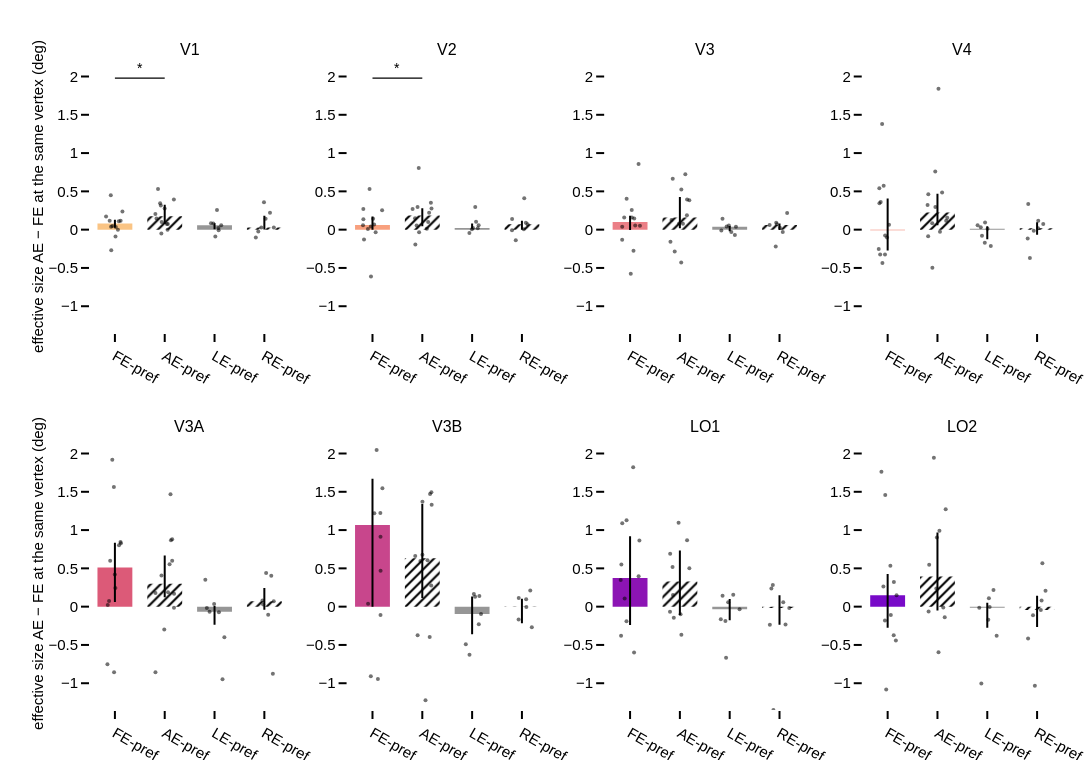

Write notebook code for a chart like this one.
### Markdown cell above
## Figure 5 — Ocular dominance: do the AE pRFs differ more where the AE does not dominate?

At each vertex, difference of effective pRF size AE − FE (same vertex, both pRFs within 0.5-6°), weighted median over the vertices preferring the FE (OD > 0, solid) and over those preferring the AE (OD < 0, hatched). Controls: RE − LE in the vertices preferring LE / RE. 0 = same size through both eyes. Tests: each bar vs 0 (Wilcoxon) and FE-preferring vs AE-preferring (paired Wilcoxon), FDR over the ROIs.

**Caveat.** The OD and the pRFs come from the same runs. A vertex where the AE response is weak is more likely to prefer the FE **and** to have a noisier AE pRF: part of a difference between the two subsets can come from this. The pRF R² is not split by OD for this reason (a vertex preferring an eye has, by construction, a stronger response to it). The table also gives the position shift between the eyes in each subset, and the correlation across amblyopes between the ROI OD index and the AE − FE differences.

### Code cell
rows = []
for roi in rois:
    for g in ['patient', 'control']:
        d = df[(df.roi == roi) & (df.group == g)]
        rows.append({'roi': roi, 'group': g, 'dsize_FEpref': d.dsize_FEpref.median(), 'dsize_AEpref': d.dsize_AEpref.median(),
                     'p_FEpref_vs0': wilcoxon_p(d.dsize_FEpref), 'p_AEpref_vs0': wilcoxon_p(d.dsize_AEpref),
                     'p_FEpref_vs_AEpref': wilcoxon_p(d.dsize_FEpref, d.dsize_AEpref),
                     'shift_FEpref': d.shift_FEpref.median(), 'shift_AEpref': d.shift_AEpref.median(),
                     'p_shift': wilcoxon_p(d.shift_FEpref, d.shift_AEpref),
                     'n_FEpref': d.n_FEpref.median(), 'n_AEpref': d.n_AEpref.median()})
s_od = pd.DataFrame(rows)
for col in ['p_FEpref_vs0', 'p_AEpref_vs0', 'p_FEpref_vs_AEpref', 'p_shift']:
    s_od[col + '_fdr'] = s_od.groupby('group')[col].transform(lambda p: bh_fdr(p.values))
s_od = s_od.set_index(['group', 'roi'])
show(s_od)

# figure: amblyopes and controls, size difference in each OD subset
s_star = s_od.loc['patient']
fig_conds = [('FE-pref', 'dsize_FEpref', 'patient', None, ''), ('AE-pref', 'dsize_AEpref', 'patient', None, '/'),
             ('LE-pref', 'dsize_FEpref', 'control', ctrl_color, ''), ('RE-pref', 'dsize_AEpref', 'control', ctrl_color, '/')]
bar_panel(fig_conds, [(0, 1, 'p_FEpref_vs_AEpref_fdr', s_star)], 'effective size AE − FE at the same vertex (deg)', 'retino_fig5_od_size')

# across amblyopes: ROI OD index vs AE - FE differences
pat = df[df.group == 'patient'].copy()
pat['d_rsq'], pat['d_size'] = pat.rsq_AE - pat.rsq_FE, pat.size_AE - pat.size_FE
rows = []
for roi in rois:
    d = pat[pat.roi == roi]
    r = {'roi': roi}
    for meas in ['d_rsq', 'd_size', 'shift_rel']:
        ok = d[['od_index', meas]].dropna()
        rho, p = stats.spearmanr(ok.od_index, ok[meas]) if len(ok) > 3 else (np.nan, np.nan)
        r['rho_OD_' + meas], r['p_' + meas] = rho, p
    rows.append(r)
print('\nAmblyopes, Spearman across subjects: ROI OD index vs AE − FE R², AE − FE size at 2°, relative pRF shift (uncorrected)')
show(pd.DataFrame(rows).set_index('roi'))

### Figure 1 — Plotly figure (JSON) as saved in the notebook; plotly's stock layout.template omitted (floating-point values rounded to 4 significant figures)
{"data": [{"error_y": {"array": [0.05173], "arrayminus": [0.05316], "color": "black", "thickness": 2, "type": "data", "width": 0}, "marker": {"color": "rgb(250, 196, 132)", "pattern": {"bgcolor": "rgba(0,0,0,0)", "fgcolor": "black", "shape": "", "size": 7}}, "showlegend": false, "type": "bar", "width": 0.7, "x": [0], "xaxis": "x", "y": [0.07901], "yaxis": "y"}, {"marker": {"color": "rgba(0,0,0,0.55)", "size": 4}, "mode": "markers", "showlegend": false, "type": "scatter", "x": [-0.07699, -0.05035, 0.07811, -0.07326, 0.01186, 0.06053, 0.1143, -0.08258, -0.1775, -0.1052, 0.01838, 0.1511], "xaxis": "x", "y": [0.03734, 0.04729, 0.1107, -0.2686, -0.09045, -0.002506, 0.1175, 0.4491, 0.1704, 0.1148, 0.0353, 0.2384], "yaxis": "y"}, {"error_y": {"array": [0.1493], "arrayminus": [0.1003], "color": "black", "thickness": 2, "type": "data", "width": 0}, "marker": {"color": "rgb(250, 196, 132)", "pattern": {"bgcolor": "rgba(0,0,0,0)", "fgcolor": "black", "shape": "/", "size": 7}}, "showlegend": false, "type": "bar", "width": 0.7, "x": [1], "xaxis": "x", "y": [0.1748], "yaxis": "y"}, {"marker": {"color": "rgba(0,0,0,0.55)", "size": 4}, "mode": "markers", "showlegend": false, "type": "scatter", "x": [1.063, 1.043, 0.8127, 0.9992, 0.9324, 0.939, 1.184, 0.8654, 0.8353, 0.922, 1.057, 0.9078], "xaxis": "x", "y": [0.07474, 0.07381, 0.2039, 0.2758, -0.05085, 0.1003, 0.3948, 0.5296, 0.1456, 0.3168, -0.000728, 0.3458], "yaxis": "y"}, {"error_y": {"array": [0.02597], "arrayminus": [0.04967], "color": "black", "thickness": 2, "type": "data", "width": 0}, "marker": {"color": "rgb(150,150,150)", "pattern": {"bgcolor": "rgba(0,0,0,0)", "fgcolor": "black", "shape": "", "size": 7}}, "showlegend": false, "type": "bar", "width": 0.7, "x": [2], "xaxis": "x", "y": [0.05609], "yaxis": "y"}, {"marker": {"color": "rgba(0,0,0,0.55)", "size": 4}, "mode": "markers", "showlegend": false, "type": "scatter", "x": [2.082, 2.078, 1.975, 2.134, 1.93, 2.049, 2.016], "xaxis": "x", "y": [-0.008312, 0.02117, 0.08195, 0.05609, 0.08219, 0.2558, -0.08995], "yaxis": "y"}, {"error_y": {"array": [0.1536], "arrayminus": [0.02631], "color": "black", "thickness": 2, "type": "data", "width": 0}, "marker": {"color": "rgb(150,150,150)", "pattern": {"bgcolor": "rgba(0,0,0,0)", "fgcolor": "black", "shape": "/", "size": 7}}, "showlegend": false, "type": "bar", "width": 0.7, "x": [3], "xaxis": "x", "y": [0.02792], "yaxis": "y"}, {"marker": {"color": "rgba(0,0,0,0.55)", "size": 4}, "mode": "markers", "showlegend": false, "type": "scatter", "x": [2.829, 2.939, 3.025, 3.19, 3.113, 2.992, 2.879], "xaxis": "x", "y": [-0.1027, 0.02792, 0.1409, 0.02745, 0.2222, 0.3583, -0.02423], "yaxis": "y"}, {"error_y": {"array": [0.1105], "arrayminus": [0.0624], "color": "black", "thickness": 2, "type": "data", "width": 0}, "marker": {"color": "rgb(248, 160, 126)", "pattern": {"bgcolor": "rgba(0,0,0,0)", "fgcolor": "black", "shape": "", "size": 7}}, "showlegend": false, "type": "bar", "width": 0.7, "x": [0], "xaxis": "x2", "y": [0.06104], "yaxis": "y2"}, {"marker": {"color": "rgba(0,0,0,0.55)", "size": 4}, "mode": "markers", "showlegend": false, "type": "scatter", "x": [-0.09202, -0.183, 0.03263, -0.03031, 0.06342, 0.01259, -0.03329, -0.05919, -0.1838, 0.1932, -0.1699, -0.1898], "xaxis": "x2", "y": [0.009161, 0.1344, 0.06586, -0.611, -0.03294, 0.1439, 0.04006, 0.5325, 0.2693, 0.2546, -0.1275, 0.05623], "yaxis": "y2"}, {"error_y": {"array": [0.09498], "arrayminus": [0.142], "color": "black", "thickness": 2, "type": "data", "width": 0}, "marker": {"color": "rgb(248, 160, 126)", "pattern": {"bgcolor": "rgba(0,0,0,0)", "fgcolor": "black", "shape": "/", "size": 7}}, "showlegend": false, "type": "bar", "width": 0.7, "x": [1], "xaxis": "x2", "y": [0.1856], "yaxis": "y2"}, {"marker": {"color": "rgba(0,0,0,0.55)", "size": 4}, "mode": "markers", "showlegend": false, "type": "scatter", "x": [0.8861, 0.8545, 1.118, 0.8607, 0.936, 0.8053, 1.173, 0.9284, 1.137, 1.185, 1.091, 0.9043], "xaxis": "x2", "y": [0.05437, 0.149, 0.1013, -0.1924, -0.03341, 0.2699, 0.3524, 0.8055, 0.2221, 0.2756, 0.01102, 0.2952], "yaxis": "y2"}, {"error_y": {"array": [0.05979], "arrayminus": [0.009193], "color": "black", "thickness": 2, "type": "data", "width": 0}, "marker": {"color": "rgb(150,150,150)", "pattern": {"bgcolor": "rgba(0,0,0,0)", "fgcolor": "black", "shape": "", "size": 7}}, "showlegend": false, "type": "bar", "width": 0.7, "x": [2], "xaxis": "x2", "y": [0.02045], "yaxis": "y2"}, {"marker": {"color": "rgba(0,0,0,0.55)", "size": 4}, "mode": "markers", "showlegend": false, "type": "scatter", "x": [1.997, 2.113, 2.079, 2.131, 2.018, 2.063, 1.945], "xaxis": "x2", "y": [0.003668, 0.01885, 0.1044, 0.05607, 0.02045, 0.2973, -0.04333], "yaxis": "y2"}, {"error_y": {"array": [0.04441], "arrayminus": [0.07206], "color": "black", "thickness": 2, "type": "data", "width": 0}, "marker": {"color": "rgb(150,150,150)", "pattern": {"bgcolor": "rgba(0,0,0,0)", "fgcolor": "black", "shape": "/", "size": 7}}, "showlegend": false, "type": "bar", "width": 0.7, "x": [3], "xaxis": "x2", "y": [0.07046], "yaxis": "y2"}, {"marker": {"color": "rgba(0,0,0,0.55)", "size": 4}, "mode": "markers", "showlegend": false, "type": "scatter", "x": [2.877, 3.079, 2.801, 3.114, 2.803, 3.047, 3.038], "xaxis": "x2", "y": [-0.1374, 0.09006, -0.00731, 0.07046, 0.1397, 0.4087, 0.00411], "yaxis": "y2"}, {"error_y": {"array": [0.08199], "arrayminus": [0.1055], "color": "black", "thickness": 2, "type": "data", "width": 0}, "marker": {"color": "rgb(235, 127, 134)", "pattern": {"bgcolor": "rgba(0,0,0,0)", "fgcolor": "black", "shape": "", "size": 7}}, "showlegend": false, "type": "bar", "width": 0.7, "x": [0], "xaxis": "x3", "y": [0.1009], "yaxis": "y3"}, {"marker": {"color": "rgba(0,0,0,0.55)", "size": 4}, "mode": "markers", "showlegend": false, "type": "scatter", "x": [-0.1578, 0.03688, 0.1031, 0.0144, 0.0691, 0.08347, -0.1176, 0.1706, -0.06898, 0.03348, -0.1587, 0.1986], "xaxis": "x3", "y": [0.03794, 0.1582, 0.05498, -0.5754, -0.2767, 0.1469, 0.1573, 0.8576, 0.4036, 0.257, -0.1321, 0.05133], "yaxis": "y3"}, {"error_y": {"array": [0.2695], "arrayminus": [0.1379], "color": "black", "thickness": 2, "type": "data", "width": 0}, "marker": {"color": "rgb(235, 127, 134)", "pattern": {"bgcolor": "rgba(0,0,0,0)", "fgcolor": "black", "shape": "/", "size": 7}}, "showlegend": false, "type": "bar", "width": 0.7, "x": [1], "xaxis": "x3", "y": [0.1576], "yaxis": "y3"}, {"marker": {"color": "rgba(0,0,0,0.55)", "size": 4}, "mode": "markers", "showlegend": false, "type": "scatter", "x": [1.062, 0.9847, 1.026, 0.8109, 0.896, 1.19, 0.8324, 0.8567, 1.029, 1.11, 1.141, 1.144], "xaxis": "x3", "y": [0.07854, 0.07976, -0.4281, -0.1568, -0.2862, 0.3848, 0.127, 0.6632, 0.5254, 0.723, 0.1883, 0.3944], "yaxis": "y3"}, {"error_y": {"array": [0.01119], "arrayminus": [0.05668], "color": "black", "thickness": 2, "type": "data", "width": 0}, "marker": {"color": "rgb(150,150,150)", "pattern": {"bgcolor": "rgba(0,0,0,0)", "fgcolor": "black", "shape": "", "size": 7}}, "showlegend": false, "type": "bar", "width": 0.7, "x": [2], "xaxis": "x3", "y": [0.03725], "yaxis": "y3"}, {"marker": {"color": "rgba(0,0,0,0.55)", "size": 4}, "mode": "markers", "showlegend": false, "type": "scatter", "x": [2.104, 1.939, 2.033, 2.125, 1.856, 1.833, 1.983], "xaxis": "x3", "y": [-0.06972, 0.04153, -0.02912, 0.03725, 0.1423, -0.009742, 0.05535], "yaxis": "y3"}, {"error_y": {"array": [0.01774], "arrayminus": [0.06555], "color": "black", "thickness": 2, "type": "data", "width": 0}, "marker": {"color": "rgb(150,150,150)", "pattern": {"bgcolor": "rgba(0,0,0,0)", "fgcolor": "black", "shape": "/", "size": 7}}, "showlegend": false, "type": "bar", "width": 0.7, "x": [3], "xaxis": "x3", "y": [0.06233], "yaxis": "y3"}, {"marker": {"color": "rgba(0,0,0,0.55)", "size": 4}, "mode": "markers", "showlegend": false, "type": "scatter", "x": [2.924, 2.801, 3.007, 2.949, 3.153, 2.934, 3.065], "xaxis": "x3", "y": [-0.2188, 0.06233, 0.02411, 0.06996, 0.2182, 0.09019, -0.03056], "yaxis": "y3"}, {"error_y": {"array": [0.414], "arrayminus": [0.2643], "color": "black", "thickness": 2, "type": "data", "width": 0}, "marker": {"color": "rgb(240, 120, 100)", "pattern": {"bgcolor": "rgba(0,0,0,0)", "fgcolor": "black", "shape": "", "size": 7}}, "showlegend": false, "type": "bar", "width": 0.7, "x": [0], "xaxis": "x4", "y": [-0.006451], "yaxis": "y4"}, {"marker": {"color": "rgba(0,0,0,0.55)", "size": 4}, "mode": "markers", "showlegend": false, "type": "scatter", "x": [0.02723, -0.08013, -0.01296, -0.05294, -0.105, -0.1648, -0.1792, -0.1109, -0.1667, -0.1397, -0.15, -0.05068], "xaxis": "x4", "y": [0.06366, 0.5745, -0.1021, -0.3234, -0.4369, 0.3454, -0.2532, 1.38, 0.5423, 0.3627, -0.3236, -0.07657], "yaxis": "y4"}, {"error_y": {"array": [0.2435], "arrayminus": [0.1684], "color": "black", "thickness": 2, "type": "data", "width": 0}, "marker": {"color": "rgb(240, 120, 100)", "pattern": {"bgcolor": "rgba(0,0,0,0)", "fgcolor": "black", "shape": "/", "size": 7}}, "showlegend": false, "type": "bar", "width": 0.7, "x": [1], "xaxis": "x4", "y": [0.2252], "yaxis": "y4"}, {"marker": {"color": "rgba(0,0,0,0.55)", "size": 4}, "mode": "markers", "showlegend": false, "type": "scatter", "x": [0.8953, 0.8018, 0.8132, 1.196, 0.8981, 0.8163, 1.05, 1.021, 0.9555, 1.093, 1.175, 0.9585], "xaxis": "x4", "y": [0.08463, 0.3228, -0.08737, 0.1547, -0.4973, 0.4627, -0.02675, 1.839, 0.7582, 0.4867, 0.1152, 0.2957], "yaxis": "y4"}, {"error_y": {"array": [0.03099], "arrayminus": [0.1398], "color": "black", "thickness": 2, "type": "data", "width": 0}, "marker": {"color": "rgb(150,150,150)", "pattern": {"bgcolor": "rgba(0,0,0,0)", "fgcolor": "black", "shape": "", "size": 7}}, "showlegend": false, "type": "bar", "width": 0.7, "x": [2], "xaxis": "x4", "y": [0.01295], "yaxis": "y4"}, {"marker": {"color": "rgba(0,0,0,0.55)", "size": 4}, "mode": "markers", "showlegend": false, "type": "scatter", "x": [1.95, 2.006, 1.894, 1.87, 1.955, 2.071, 1.806], "xaxis": "x4", "y": [-0.1725, 0.01295, -0.08115, 0.03141, 0.09187, -0.2151, 0.05647], "yaxis": "y4"}, {"error_y": {"array": [0.07705], "arrayminus": [0.08379], "color": "black", "thickness": 2, "type": "data", "width": 0}, "marker": {"color": "rgb(150,150,150)", "pattern": {"bgcolor": "rgba(0,0,0,0)", "fgcolor": "black", "shape": "/", "size": 7}}, "showlegend": false, "type": "bar", "width": 0.7, "x": [3], "xaxis": "x4", "y": [0.01805], "yaxis": "y4"}, {"marker": {"color": "rgba(0,0,0,0.55)", "size": 4}, "mode": "markers", "showlegend": false, "type": "scatter", "x": [2.855, 3.123, 2.933, 3.024, 2.822, 3.02, 2.811], "xaxis": "x4", "y": [-0.371, 0.07437, -0.01443, 0.1158, 0.3357, 0.01805, -0.1171], "yaxis": "y4"}, {"error_y": {"array": [0.3224], "arrayminus": [0.451], "color": "black", "thickness": 2, "type": "data", "width": 0}, "marker": {"color": "rgb(220, 90, 120)", "pattern": {"bgcolor": "rgba(0,0,0,0)", "fgcolor": "black", "shape": "", "size": 7}}, "showlegend": false, "type": "bar", "width": 0.7, "x": [0], "xaxis": "x5", "y": [0.5109], "yaxis": "y5"}, {"marker": {"color": "rgba(0,0,0,0.55)", "size": 4}, "mode": "markers", "showlegend": false, "type": "scatter", "x": [-0.1171, -0.02084, 0.009525, -0.1499, -0.01639, 0.1122, 0.08231, -0.05237, -0.001542, 0.1196, -0.09473, -0.1439], "xaxis": "x5", "y": [0.07257, 1.564, 0.2443, -0.7532, -0.8581, 0.8446, 0.8014, 1.92, 0.421, 0.8296, 0.6008, 0.02212], "yaxis": "y5"}, {"error_y": {"array": [0.3686], "arrayminus": [0.1754], "color": "black", "thickness": 2, "type": "data", "width": 0}, "marker": {"color": "rgb(220, 90, 120)", "pattern": {"bgcolor": "rgba(0,0,0,0)", "fgcolor": "black", "shape": "/", "size": 7}}, "showlegend": false, "type": "bar", "width": 0.7, "x": [1], "xaxis": "x5", "y": [0.2984], "yaxis": "y5"}, {"marker": {"color": "rgba(0,0,0,0.55)", "size": 4}, "mode": "markers", "showlegend": false, "type": "scatter", "x": [1.188, 1.149, 1.15, 0.9909, 0.8141, 1.097, 1.116, 1.186, 0.8143, 1.125, 0.9347, 1.067], "xaxis": "x5", "y": [0.1691, 0.8815, 0.6007, -0.2988, -0.8565, 0.554, 1.467, -0.01538, 0.1783, 0.8661, 0.4075, 0.1894], "yaxis": "y5"}, {"error_y": {"array": [0.07588], "arrayminus": [0.169], "color": "black", "thickness": 2, "type": "data", "width": 0}, "marker": {"color": "rgb(150,150,150)", "pattern": {"bgcolor": "rgba(0,0,0,0)", "fgcolor": "black", "shape": "", "size": 7}}, "showlegend": false, "type": "bar", "width": 0.7, "x": [2], "xaxis": "x5", "y": [-0.0677], "yaxis": "y5"}, {"marker": {"color": "rgba(0,0,0,0.55)", "size": 4}, "mode": "markers", "showlegend": false, "type": "scatter", "x": [2.16, 1.901, 2.197, 1.815, 1.846, 1.992, 2.088], "xaxis": "x5", "y": [-0.9473, -0.0677, -0.4001, 0.3508, -0.01847, 0.03482, -0.07344], "yaxis": "y5"}, {"error_y": {"array": [0.1725], "arrayminus": [0.109], "color": "black", "thickness": 2, "type": "data", "width": 0}, "marker": {"color": "rgb(150,150,150)", "pattern": {"bgcolor": "rgba(0,0,0,0)", "fgcolor": "black", "shape": "/", "size": 7}}, "showlegend": false, "type": "bar", "width": 0.7, "x": [3], "xaxis": "x5", "y": [0.06994], "yaxis": "y5"}, {"marker": {"color": "rgba(0,0,0,0.55)", "size": 4}, "mode": "markers", "showlegend": false, "type": "scatter", "x": [3.171, 3.139, 3.188, 2.977, 2.963, 3.036, 3.077], "xaxis": "x5", "y": [-0.8774, 0.4034, 0.06994, 0.02895, 0.08159, 0.4401, -0.1072], "yaxis": "y5"}, {"error_y": {"array": [0.6052], "arrayminus": [1.066], "color": "black", "thickness": 2, "type": "data", "width": 0}, "marker": {"color": "rgb(200, 70, 140)", "pattern": {"bgcolor": "rgba(0,0,0,0)", "fgcolor": "black", "shape": "", "size": 7}}, "showlegend": false, "type": "bar", "width": 0.7, "x": [0], "xaxis": "x6", "y": [1.066], "yaxis": "y6"}, {"marker": {"color": "rgba(0,0,0,0.55)", "size": 4}, "mode": "markers", "showlegend": false, "type": "scatter", "x": [0.1612, 0.03681, 0.1624, -0.03373, 0.1085, 0.1992, -0.1685, 0.0829, 0.1613, 0.1578, 0.1491, -0.0885], "xaxis": "x6", "y": [-0.11, 1.22, 0.468, -0.9087, -0.9443, 1.547, 2.249, 2.046, 0.9123, 1.223, 4.355, 0.03711], "yaxis": "y6"}, {"error_y": {"array": [0.708], "arrayminus": [0.5197], "color": "black", "thickness": 2, "type": "data", "width": 0}, "marker": {"color": "rgb(200, 70, 140)", "pattern": {"bgcolor": "rgba(0,0,0,0)", "fgcolor": "black", "shape": "/", "size": 7}}, "showlegend": false, "type": "bar", "width": 0.7, "x": [1], "xaxis": "x6", "y": [0.6333], "yaxis": "y6"}, {"marker": {"color": "rgba(0,0,0,0.55)", "size": 4}, "mode": "markers", "showlegend": false, "type": "scatter", "x": [0.9625, 1.003, 1.188, 0.9062, 1.064, 1.104, 0.8587, 1.148, 1.002, 1.183, 1.156, 1.179], "xaxis": "x6", "y": [0.5957, 1.369, 1.332, -0.3737, -1.223, 0.6068, 0.6598, -0.3978, 0.6765, 1.493, 1.47, 0.276], "yaxis": "y6"}, {"error_y": {"array": [0.2308], "arrayminus": [0.2634], "color": "black", "thickness": 2, "type": "data", "width": 0}, "marker": {"color": "rgb(150,150,150)", "pattern": {"bgcolor": "rgba(0,0,0,0)", "fgcolor": "black", "shape": "", "size": 7}}, "showlegend": false, "type": "bar", "width": 0.7, "x": [2], "xaxis": "x6", "y": [-0.09705], "yaxis": "y6"}, {"marker": {"color": "rgba(0,0,0,0.55)", "size": 4}, "mode": "markers", "showlegend": false, "type": "scatter", "x": [1.873, 2.134, 2.145, 2.179, 2.06, 1.947, 2.035], "xaxis": "x6", "y": [-0.4913, -0.2295, 0.1387, -0.09705, 0.1288, -0.628, 0.1654], "yaxis": "y6"}, {"error_y": {"array": [0.1102], "arrayminus": [0.212], "color": "black", "thickness": 2, "type": "data", "width": 0}, "marker": {"color": "rgb(150,150,150)", "pattern": {"bgcolor": "rgba(0,0,0,0)", "fgcolor": "black", "shape": "/", "size": 7}}, "showlegend": false, "type": "bar", "width": 0.7, "x": [3], "xaxis": "x6", "y": [-0.005725], "yaxis": "y6"}, {"marker": {"color": "rgba(0,0,0,0.55)", "size": 4}, "mode": "markers", "showlegend": false, "type": "scatter", "x": [2.863, 3.198, 3.089, 2.936, 3.168, 3.085, 2.933], "xaxis": "x6", "y": [-1.545, -0.2683, -0.005725, 0.1123, 0.2123, 0.09662, -0.1672], "yaxis": "y6"}, {"error_y": {"array": [0.5462], "arrayminus": [0.6107], "color": "black", "thickness": 2, "type": "data", "width": 0}, "marker": {"color": "rgb(140, 20, 180)", "pattern": {"bgcolor": "rgba(0,0,0,0)", "fgcolor": "black", "shape": "", "size": 7}}, "showlegend": false, "type": "bar", "width": 0.7, "x": [0], "xaxis": "x7", "y": [0.3726], "yaxis": "y7"}, {"marker": {"color": "rgba(0,0,0,0.55)", "size": 4}, "mode": "markers", "showlegend": false, "type": "scatter", "x": [0.1718, -0.07026, -0.07202, -0.1881, 0.08036, -0.1568, -0.1805, 0.06243, 0.1873, -0.1743, 0.1039, -0.1085], "xaxis": "x7", "y": [0.3961, 1.127, -0.1903, 0.3491, -0.5998, 1.088, -0.3815, 1.821, 0.8623, 0.5514, -1.527, 0.1066], "yaxis": "y7"}, {"error_y": {"array": [0.407], "arrayminus": [0.4372], "color": "black", "thickness": 2, "type": "data", "width": 0}, "marker": {"color": "rgb(140, 20, 180)", "pattern": {"bgcolor": "rgba(0,0,0,0)", "fgcolor": "black", "shape": "/", "size": 7}}, "showlegend": false, "type": "bar", "width": 0.7, "x": [1], "xaxis": "x7", "y": [0.3276], "yaxis": "y7"}, {"marker": {"color": "rgba(0,0,0,0.55)", "size": 4}, "mode": "markers", "showlegend": false, "type": "scatter", "x": [1.144, 0.8049, 0.8777, 1.19, 1.03, 0.8527, 0.8019, 0.9636, 0.9738, 1.013, 1.072, 0.8616], "xaxis": "x7", "y": [0.8675, 0.6903, -0.1438, 0.5019, -0.3681, 0.5194, -0.06783, 3.418, 1.094, -0.09815, -1.599, 0.1533], "yaxis": "y7"}, {"error_y": {"array": [0.131], "arrayminus": [0.1434], "color": "black", "thickness": 2, "type": "data", "width": 0}, "marker": {"color": "rgb(150,150,150)", "pattern": {"bgcolor": "rgba(0,0,0,0)", "fgcolor": "black", "shape": "", "size": 7}}, "showlegend": false, "type": "bar", "width": 0.7, "x": [2], "xaxis": "x7", "y": [-0.03256], "yaxis": "y7"}, {"marker": {"color": "rgba(0,0,0,0.55)", "size": 4}, "mode": "markers", "showlegend": false, "type": "scatter", "x": [1.927, 1.821, 2.199, 1.97, 2.071, 1.914, 1.857], "xaxis": "x7", "y": [-0.6671, -0.1637, -0.03256, 0.05607, 0.1564, -0.1882, 0.1409], "yaxis": "y7"}, {"error_y": {"array": [0.1647], "arrayminus": [0.2189], "color": "black", "thickness": 2, "type": "data", "width": 0}, "marker": {"color": "rgb(150,150,150)", "pattern": {"bgcolor": "rgba(0,0,0,0)", "fgcolor": "black", "shape": "/", "size": 7}}, "showlegend": false, "type": "bar", "width": 0.7, "x": [3], "xaxis": "x7", "y": [-0.01625], "yaxis": "y7"}, {"marker": {"color": "rgba(0,0,0,0.55)", "size": 4}, "mode": "markers", "showlegend": false, "type": "scatter", "x": [2.877, 2.806, 3.075, 3.196, 2.837, 2.866, 3.121], "xaxis": "x7", "y": [-1.35, -0.2371, 0.05888, -0.01625, 0.2381, 0.2841, -0.2333], "yaxis": "y7"}, {"error_y": {"array": [0.2793], "arrayminus": [0.4251], "color": "black", "thickness": 2, "type": "data", "width": 0}, "marker": {"color": "rgb(120, 10, 200)", "pattern": {"bgcolor": "rgba(0,0,0,0)", "fgcolor": "black", "shape": "", "size": 7}}, "showlegend": false, "type": "bar", "width": 0.7, "x": [0], "xaxis": "x8", "y": [0.1482], "yaxis": "y8"}, {"marker": {"color": "rgba(0,0,0,0.55)", "size": 4}, "mode": "markers", "showlegend": false, "type": "scatter", "x": [0.05456, 0.1791, -0.05412, -0.02878, -0.08544, 0.1218, -0.125, -0.04808, 0.06376, 0.1654, 0.1251], "xaxis": "x8", "y": [0.5334, 0.1482, -0.1805, -1.083, 0.2635, -0.3733, 1.761, 1.458, -0.1094, -0.4424, 0.3217], "yaxis": "y8"}, {"error_y": {"array": [0.5776], "arrayminus": [0.4421], "color": "black", "thickness": 2, "type": "data", "width": 0}, "marker": {"color": "rgb(120, 10, 200)", "pattern": {"bgcolor": "rgba(0,0,0,0)", "fgcolor": "black", "shape": "/", "size": 7}}, "showlegend": false, "type": "bar", "width": 0.7, "x": [1], "xaxis": "x8", "y": [0.3922], "yaxis": "y8"}, {"marker": {"color": "rgba(0,0,0,0.55)", "size": 4}, "mode": "markers", "showlegend": false, "type": "scatter", "x": [0.834, 1.146, 1.117, 0.9883, 1.022, 0.9773, 0.8222, 0.9281, 1.165, 1.039], "xaxis": "x8", "y": [0.5483, -0.1395, -0.01079, 0.9034, -0.5962, 0.2362, -0.06288, 1.946, 1.271, 0.9921], "yaxis": "y8"}, {"error_y": {"array": [0.06522], "arrayminus": [0.2625], "color": "black", "thickness": 2, "type": "data", "width": 0}, "marker": {"color": "rgb(150,150,150)", "pattern": {"bgcolor": "rgba(0,0,0,0)", "fgcolor": "black", "shape": "", "size": 7}}, "showlegend": false, "type": "bar", "width": 0.7, "x": [2], "xaxis": "x8", "y": [-0.01289], "yaxis": "y8"}, {"marker": {"color": "rgba(0,0,0,0.55)", "size": 4}, "mode": "markers", "showlegend": false, "type": "scatter", "x": [1.839, 2.021, 2.047, 2.124, 2.033, 1.881, 2.188], "xaxis": "x8", "y": [-0.01289, -0.1721, -0.003768, 0.2184, 0.1084, -1.004, -0.3786], "yaxis": "y8"}, {"error_y": {"array": [0.1891], "arrayminus": [0.2188], "color": "black", "thickness": 2, "type": "data", "width": 0}, "marker": {"color": "rgb(150,150,150)", "pattern": {"bgcolor": "rgba(0,0,0,0)", "fgcolor": "black", "shape": "/", "size": 7}}, "showlegend": false, "type": "bar", "width": 0.7, "x": [3], "xaxis": "x8", "y": [-0.04532], "yaxis": "y8"}, {"marker": {"color": "rgba(0,0,0,0.55)", "size": 4}, "mode": "markers", "showlegend": false, "type": "scatter", "x": [2.919, 3.09, 3.075, 3.169, 3.106, 2.955, 2.819], "xaxis": "x8", "y": [-0.1135, 0.07995, -0.04532, 0.2076, 0.5678, -1.032, -0.4148], "yaxis": "y8"}], "layout": {"annotations": [{"font": {"size": 16}, "showarrow": false, "text": "V1", "x": 0.1025, "xanchor": "center", "xref": "paper", "y": 1, "yanchor": "bottom", "yref": "paper"}, {"font": {"size": 16}, "showarrow": false, "text": "V2", "x": 0.3675, "xanchor": "center", "xref": "paper", "y": 1, "yanchor": "bottom", "yref": "paper"}, {"font": {"size": 16}, "showarrow": false, "text": "V3", "x": 0.6325, "xanchor": "center", "xref": "paper", "y": 1, "yanchor": "bottom", "yref": "paper"}, {"font": {"size": 16}, "showarrow": false, "text": "V4", "x": 0.8975, "xanchor": "center", "xref": "paper", "y": 1, "yanchor": "bottom", "yref": "paper"}, {"font": {"size": 16}, "showarrow": false, "text": "V3A", "x": 0.1025, "xanchor": "center", "xref": "paper", "y": 0.42, "yanchor": "bottom", "yref": "paper"}, {"font": {"size": 16}, "showarrow": false, "text": "V3B", "x": 0.3675, "xanchor": "center", "xref": "paper", "y": 0.42, "yanchor": "bottom", "yref": "paper"}, {"font": {"size": 16}, "showarrow": false, "text": "LO1", "x": 0.6325, "xanchor": "center", "xref": "paper", "y": 0.42, "yanchor": "bottom", "yref": "paper"}, {"font": {"size": 16}, "showarrow": false, "text": "LO2", "x": 0.8975, "xanchor": "center", "xref": "paper", "y": 0.42, "yanchor": "bottom", "yref": "paper"}, {"font": {"size": 14}, "showarrow": false, "text": "*", "x": 0.5, "xref": "x", "y": 1.978, "yanchor": "bottom", "yref": "y"}, {"font": {"size": 14}, "showarrow": false, "text": "*", "x": 0.5, "xref": "x2", "y": 1.978, "yanchor": "bottom", "yref": "y2"}], "height": 760, "margin": {"b": 50, "l": 90, "r": 30, "t": 60}, "shapes": [{"line": {"color": "black", "width": 1.2}, "type": "line", "x0": 0, "x1": 1, "xref": "x", "y0": 1.978, "y1": 1.978, "yref": "y"}, {"line": {"color": "black", "width": 1.2}, "type": "line", "x0": 0, "x1": 1, "xref": "x2", "y0": 1.978, "y1": 1.978, "yref": "y2"}], "width": 1150, "xaxis": {"anchor": "y", "domain": [0, 0.205], "ticktext": ["FE-pref", "AE-pref", "LE-pref", "RE-pref"], "tickvals": [0, 1, 2, 3]}, "xaxis2": {"anchor": "y2", "domain": [0.265, 0.47], "ticktext": ["FE-pref", "AE-pref", "LE-pref", "RE-pref"], "tickvals": [0, 1, 2, 3]}, "xaxis3": {"anchor": "y3", "domain": [0.53, 0.735], "ticktext": ["FE-pref", "AE-pref", "LE-pref", "RE-pref"], "tickvals": [0, 1, 2, 3]}, "xaxis4": {"anchor": "y4", "domain": [0.795, 1], "ticktext": ["FE-pref", "AE-pref", "LE-pref", "RE-pref"], "tickvals": [0, 1, 2, 3]}, "xaxis5": {"anchor": "y5", "domain": [0, 0.205], "ticktext": ["FE-pref", "AE-pref", "LE-pref", "RE-pref"], "tickvals": [0, 1, 2, 3]}, "xaxis6": {"anchor": "y6", "domain": [0.265, 0.47], "ticktext": ["FE-pref", "AE-pref", "LE-pref", "RE-pref"], "tickvals": [0, 1, 2, 3]}, "xaxis7": {"anchor": "y7", "domain": [0.53, 0.735], "ticktext": ["FE-pref", "AE-pref", "LE-pref", "RE-pref"], "tickvals": [0, 1, 2, 3]}, "xaxis8": {"anchor": "y8", "domain": [0.795, 1], "ticktext": ["FE-pref", "AE-pref", "LE-pref", "RE-pref"], "tickvals": [0, 1, 2, 3]}, "yaxis": {"anchor": "x", "domain": [0.58, 1], "range": [-1.35, 2.215], "title": {"text": "effective size AE − FE at the same vertex (deg)"}}, "yaxis2": {"anchor": "x2", "domain": [0.58, 1], "range": [-1.35, 2.215]}, "yaxis3": {"anchor": "x3", "domain": [0.58, 1], "range": [-1.35, 2.215]}, "yaxis4": {"anchor": "x4", "domain": [0.58, 1], "range": [-1.35, 2.215]}, "yaxis5": {"anchor": "x5", "domain": [0, 0.42], "range": [-1.35, 2.215], "title": {"text": "effective size AE − FE at the same vertex (deg)"}}, "yaxis6": {"anchor": "x6", "domain": [0, 0.42], "range": [-1.35, 2.215]}, "yaxis7": {"anchor": "x7", "domain": [0, 0.42], "range": [-1.35, 2.215]}, "yaxis8": {"anchor": "x8", "domain": [0, 0.42], "range": [-1.35, 2.215]}}}
